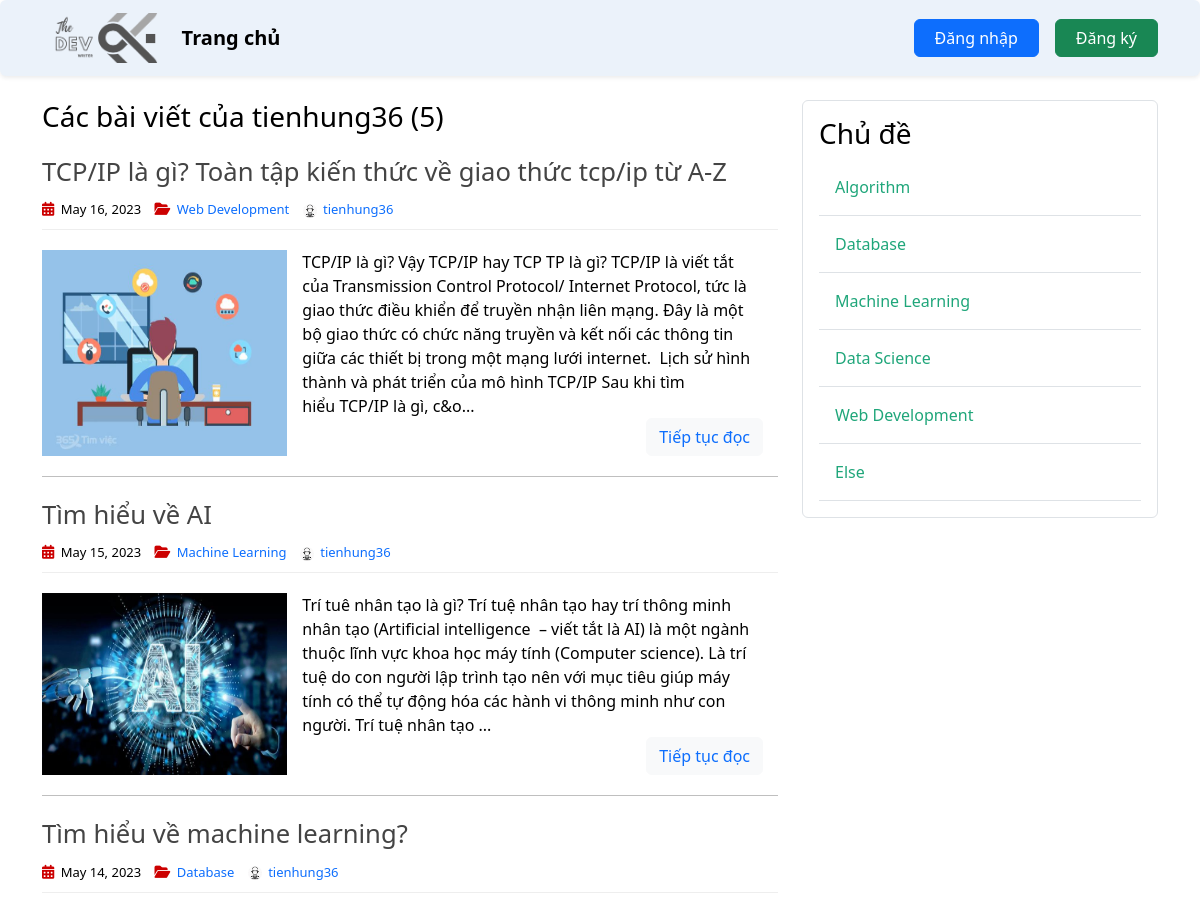
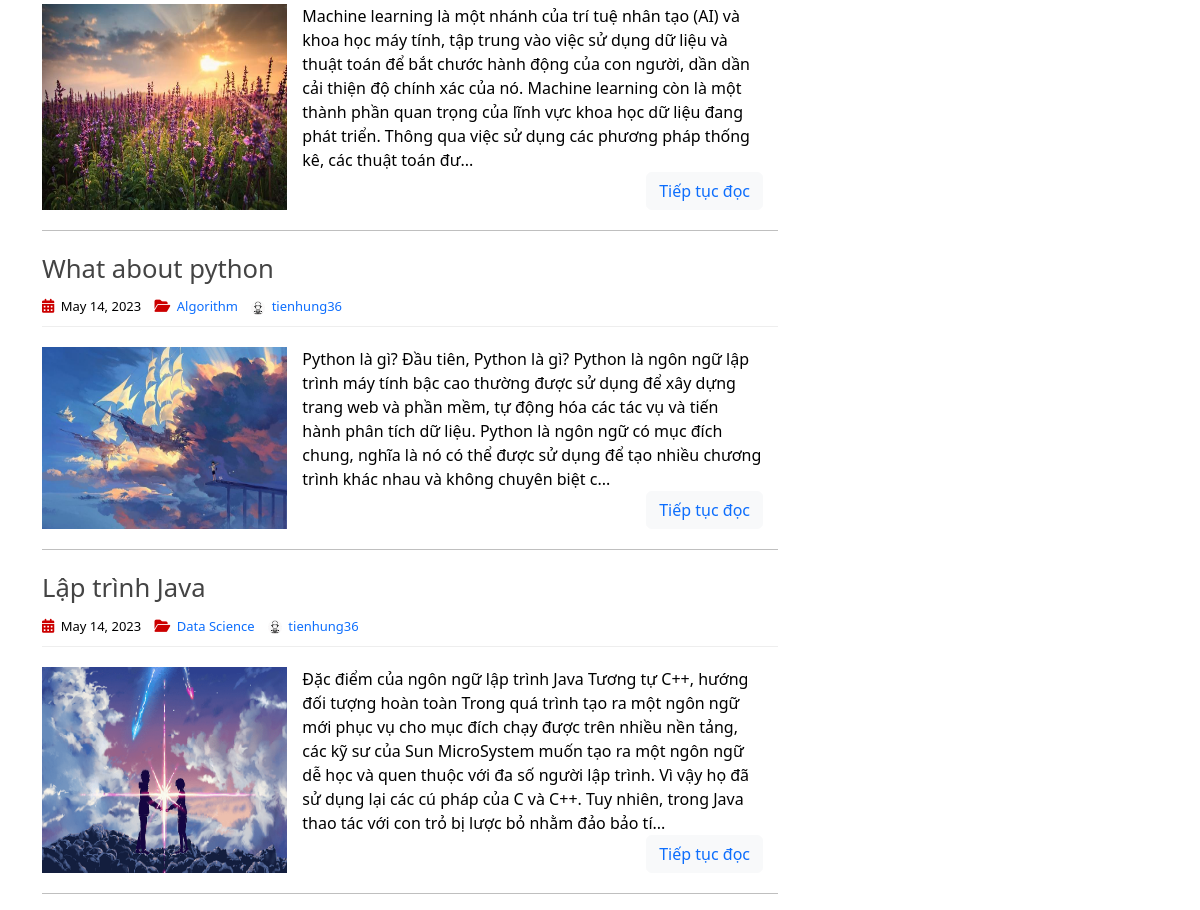
/user/tienhung36, run on the app's committed database (2 pictures, top to bottom).
### post_app/models.py (models this page shows, shortened)
class Post(models.Model):
    title = models.CharField(max_length=256)
    content = RichTextField(blank=True, null=True)
    date_posted = models.DateTimeField(default=timezone.now)
    author = models.ForeignKey(User, on_delete=models.CASCADE)
    image = models.ImageField(
        default='post_default.jpg', upload_to='post_pics')
    topic = models.ForeignKey(
        Topic, on_delete=models.CASCADE, null=True, blank=False)

class Topic(models.Model):
    name = models.CharField(max_length=256)

### user_app/models.py (models this page shows, shortened)
class Profile(models.Model):
    user = models.OneToOneField(User, on_delete=models.CASCADE)
    avatar = models.ImageField(default='default.jpg', upload_to='profile_pics')

### post_app/views.py (the view)
# urls.py: path('user/<str:username>', UserPostListView.as_view(), name='user-posts'),
class UserPostListView(ListView):
    model = Post
    template_name = 'post/user_posts.html'
    context_object_name = 'posts'
    paginate_by = 5
    def get_queryset(self):
        user = get_object_or_404(User, username=self.kwargs.get('username'))
        return Post.objects.filter(author=user).order_by('-date_posted')
    def get_context_data(self, **kwargs):
        user = get_object_or_404(User, username=self.kwargs.get('username'))
        context = super(UserPostListView, self).get_context_data(**kwargs)
        context['posts'] = Post.objects.filter(
            author=user).order_by('-date_posted')
        context['topics'] = Topic.objects.all()
        return context

### post_app/templates/post/user_posts.html (shortened to what this page needs)
{% extends 'base.html' %}
{% load static %}
{% block post_content %}
<head>
    <link rel="stylesheet" type="text/css" href="{% static 'article/home.css' %}">
</head>
    <h3 class="mb-3">Các bài viết của {{ view.kwargs.username }} ({{ page_obj.paginator.count }})</h3>
    {% for post in posts %}
    <article>
        <header>
            <h2>
                <a href="{% url 'post-detail' post.id %}" class="post-title">
                    {{ post.title }}
                </a>
            </h2>
            <div class="entry-meta">
                <span>
                    <i class="fa-solid fa-calendar-days"></i>
                    {{ post.date_posted | date:"F d, Y" }}
                </span>
                <span>
                    <i class="fa-solid fa-folder-open"></i>
                    <a href="{% url 'topic-posts' post.topic.id %}" class="topic-link">
                        {{ post.topic.name }}
                    </a>
                </span>
                <span>
                    <img class="rounded-circle account-img" src="{{ post.author.profile.avatar.url }}" alt="account-image">
                    <a href="{% url 'user-posts' post.author.username %}" class="ms-auto">{{ post.author }}</a>
                </span>
            </div>
        </header>
        <div class="entry-content">
            <img class="col-sm-4" src="{{ post.image.url }}" alt="image">
            <div class="post-content">
                <div class="truncate-content">
                    {% if post.content|length > 550 %}
                        {{ post.content|striptags|safe|slice:":550" }}...
                    {% else %}
                        {{ post.content|striptags|safe }}
                    {% endif %}
                </div>
                <p>
                    <button type="button" class="btn btn-light">
                        <a href="{% url 'post-detail' post.id %}">
                            Tiếp tục đọc
                        </a>
                    </button>
                </p>
            </div>
        </div>
    </article>
        <hr class="section-divider">
    {% endfor%}
{% endblock post_content %}
{% block topic_content %}
    {% include 'topic/topic_sidebar.html' %}
{% endblock topic_content %}

### post_app/templates/topic/topic_sidebar.html
<div class="content-section border p-3 rounded">
    <h3>Chủ đề</h3>
    {% for topic in topics %}
        <a href="{% url 'topic-posts' topic.id %}" class="topic-link">
            <div class="border-bottom w-100 p-3">
                {{topic.name}}
            </div>
        </a>
    {% endfor%}
</div>

### tech_forum/static/css/main.css (style rules this page uses)
body { color: #000; margin-top: 5rem; }
a, a:hover { text-decoration: none; }

### post_app/static/article/home.css (style rules this page uses)
a, a:hover { text-decoration: none; }
article { margin-bottom: 20px; }
article header { border-bottom: 1px solid #eee; padding-bottom: 9px; }
.post-title { color: #444; font-size: 1.6rem; }
.entry-meta span { font-size: 13px; margin-right: 10px; }
.entry-meta i { font-size: 14px; margin-right: 3px; color: #cc0000; }
.account-img { height: 14px; width: 14px; margin-right: 3px; border: #cc0000; }
.entry-content { display: flex; flex-direction: row; margin-top: 20px; }
.post-content { display: flex; flex-direction: column; justify-content: space-between; align-items: flex-end; min-height: 1px; padding-right: 15px; padding-left: 15px; }
.post-content > * { margin-bottom: 0; }
.topic-link div { color: #1fa67a; }

### data on the page
Post: title "TCP/IP là gì? Toàn tập kiến thức về giao thức tcp/ip từ A-Z", date_posted "May 16, 2023", topic.name "Web Development", author.profile.avatar (placeholder picture), author "tienhung36", image (picture), content "TCP/IP là gì? Vậy TCP/IP hay TCP TP là gì? TCP/IP là viết tắt của Transmission Control Protocol/ Internet Protocol, tức là giao thức điều khiển để truyền nhận liên mạng. Đây là một bộ giao thức có chức năng truyền và kết nối các thông tin giữa các thiết bị trong một mạng lưới internet. Lịch sử hình thành và phát triển của mô hình TCP/IP Sau khi tìm hiểu TCP/IP là gì, c&o"
Post: title "Tìm hiểu về AI", date_posted "May 15, 2023", topic.name "Machine Learning", author.profile.avatar (placeholder picture), author "tienhung36", image (picture), content "Trí tuê nhân tạo là gì? Trí tuệ nhân tạo hay trí thông minh nhân tạo (Artificial intelligence – viết tắt là AI) là một ngành thuộc lĩnh vực khoa học máy tính (Computer science). Là trí tuệ do con người lập trình tạo nên với mục tiêu giúp máy tính có thể tự động hóa các hành vi thông minh như con người. Trí tuệ nhân tạo"
Post: title "Tìm hiểu về machine learning?", date_posted "May 14, 2023", topic.name "Database", author.profile.avatar (placeholder picture), author "tienhung36", image (placeholder picture), content "Machine learning là một nhánh của trí tuệ nhân tạo (AI) và khoa học máy tính, tập trung vào việc sử dụng dữ liệu và thuật toán để bắt chước hành động của con người, dần dần cải thiện độ chính xác của nó. Machine learning còn là một thành phần quan trọng của lĩnh vực khoa học dữ liệu đang phát triển. Thông qua việc sử dụng các phương pháp thống kê, các thuật toán đư"
Post: title "What about python", date_posted "May 14, 2023", topic.name "Algorithm", author.profile.avatar (placeholder picture), author "tienhung36", image (picture), content "Python là gì? Đầu tiên, Python là gì? Python là ngôn ngữ lập trình máy tính bậc cao thường được sử dụng để xây dựng trang web và phần mềm, tự động hóa các tác vụ và tiến hành phân tích dữ liệu. Python là ngôn ngữ có mục đích chung, nghĩa là nó có thể được sử dụng để tạo nhiều chương trình khác nhau và không chuyên biệt c"
Post: title "Lập trình Java", date_posted "May 14, 2023", topic.name "Data Science", author.profile.avatar (placeholder picture), author "tienhung36", image (picture), content "Đặc điểm của ngôn ngữ lập trình Java Tương tự C++, hướng đối tượng hoàn toàn Trong quá trình tạo ra một ngôn ngữ mới phục vụ cho mục đích chạy được trên nhiều nền tảng, các kỹ sư của Sun MicroSystem muốn tạo ra một ngôn ngữ dễ học và quen thuộc với đa số người lập trình. Vì vậy họ đã sử dụng lại các cú pháp của C và C++. Tuy nhiên, trong Java thao tác với con trỏ bị lược bỏ nhằm đảo bảo tí"
Topic: name "Algorithm"
Topic: name "Database"
Topic: name "Machine Learning"
Topic: name "Data Science"
Topic: name "Web Development"
Topic: name "Else"

### other printed values
{{ view.kwargs.username }} "tienhung36"
{{ page_obj.paginator.count }} "5"
